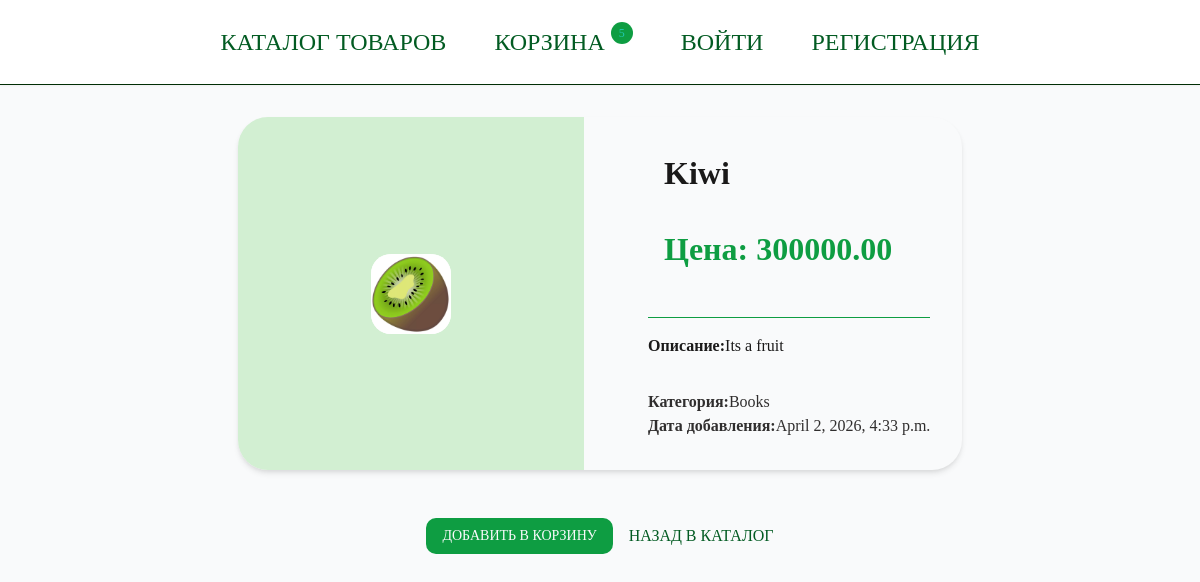
The app's page /journal/product/7/ with its own data.
### journal/models.py (models this page shows, shortened)
class Product(models.Model):
    name = models.CharField(max_length=200, verbose_name='Product Name')
    description = models.TextField(verbose_name="description", blank=True)
    image = models.ImageField(upload_to='products/', verbose_name='Image', blank=True, null=True)
    category = models.ForeignKey(Category, on_delete=models.CASCADE, related_name='products', verbose_name='Category')
    price = models.DecimalField(max_digits=10, decimal_places=2, verbose_name='Price')
    created_at = models.DateTimeField(auto_now_add=True, verbose_name='Date of creation')
    updated_at = models.DateTimeField(auto_now=True, verbose_name='Date of change')
    class Meta:
        verbose_name = 'Product'
        verbose_name_plural = 'Products'
        ordering = ['-created_at']                    # новые товары сверху
        indexes = [models.Index(fields=['name', 'category'])]

class Category(models.Model):
    name = models.CharField(max_length=100, verbose_name='Name', help_text='Type the name of category')
    description = models.TextField(verbose_name="Description", blank=True, null=True)
    class Meta:
        verbose_name = 'Category'
        verbose_name_plural = 'Categories'
        ordering = ['name']

### journal/views.py (the view)
# urls.py: path('product/<int:pk>/', views.product_detail, name='product_detail'),
def product_detail(request, pk):
    product = get_object_or_404(Product.objects.select_related('category'), id=pk)
    context = {
        'product': product,
    }
    return render(request, 'journal/product_detail.html', context)

### journal/context_processors.py (called while the page is built)
def cart_items_count(request):
    cart = get_or_create_cart(request)
    count = sum(item.quantity for item in cart.items.all())
    return {'cart_items_count': count}

### journal/views.py (called while the page is built)
def get_or_create_cart(request):
    if request.user.is_authenticated:
        cart, _ = Cart.objects.get_or_create(user=request.user)
        return cart
    else:
        session_key = request.session.session_key
        if not session_key:
            request.session.create()
            session_key = request.session.session_key
        cart, _ = Cart.objects.get_or_create(session_key=session_key)
        return cart

### templates/journal/product_detail.html (shortened to what this page needs)
{% extends 'base.html' %}
{% load  static  %}
{% block extra_css %}
    <link rel="stylesheet" href="{% static 'css/product_detail.css' %}">
{% endblock extra_css %}
{% block content %}
    <div class="product-detail">
    <div class="gallery">
            {% if product.image %}
                <img class="img"
                    src="{{ product.image.url }}"
                    alt="{{ product.name }}"
                >
            {% else %}
                <div class="img">Изображение отсутствует</div>
            {% endif %}
        </div>
        <div class="info">
            <h1>{{ product.name }}</h1>
            <div class="price"><strong>Цена: </strong>{{ product.price }}</div>
            <div class="descr"><strong>Описание:</strong>{{ product.description }}</div>
            <div class="meta">
                <div><strong>Категория:</strong>{{ product.category.name }}</div>
                <div><strong>Дата добавления:</strong>{{ product.created_at }}</div>
            </div>
        </div>
    </div>
        <div class="act">
            <a href="{% url 'add_to_cart' product.id %}" class='button'>
                Добавить в корзину
            </a>
            <a href="{% url 'product_list' %}" class="backlink">Назад в Каталог</a>
        </div>
{% endblock  %}

### journal/static/css/style.css (style rules this page uses)
:root { --color-primary: #0e9d42; --color-primary-dark: #025b22; --color-secondary: #f79729; --color-secondary-dark: #925004; --color-danger: rgb(245, 41, 41); --color-warning: #e2da35; --color-bg: #f9fafb; --color-text: #1a1919; --color-text-light: #302e2e; --color: #fff; --color-border: #012e05; --radius-sm: 10px; --radius-md: 20px; --radius-lg: 30px; --transition: all 0.3s ease; --shadow-sm: 0 1px 2px 0 rgba(0, 0, 0, 0.05); --shadow-md: 0 4px 6px -1px rgba(0, 0, 0, 0.1), 0 2px 4px -1px rgba(0, 0, 0, 0.06); --shadow-lg: 0 10px 15px -3px rgba(0, 0, 0, 0.1), 0 4px 6px -1px rgba(0, 0, 0, 0.06); }
* { margin: 0; padding: 0; box-sizing: border-box; }
body { background-color: var(--color-bg); color: var(--color-text); line-height: 1.5; display: flex; flex-direction: column; align-items: center; }
h1, h2, h3, h4, h5, h6 { font-weight: 600; line-height: 1.25; margin-bottom: 1rem; }
h1 { font-size: 2rem; }
a { text-decoration: none; color: var(--color-primary-dark); transition: var(--transition); }
.button, button, .btn { display: inline-block; background-color: var(--color-primary); color: #f9fafb; border: none; padding: 0.5rem 1rem; border-radius: var(--radius-sm); font-weight: 500; cursor: pointer; transition: var(--transition); font-size: 14px; line-height: 20px; text-align: center; }
.img { width: 80px; aspect-ratio: 1 / 1; transition: var(--transition); background: var(--color); display: flex; justify-content: center; align-items: center; }
.price { font-weight: 900; font-size: 24px; margin: 0.5rem 0; }
.product-detail { display: grid; grid-template-columns: 1fr 1fr; gap: 2rem; background: var(--color-bg); border-radius: var(--radius-lg); box-shadow: var(--shadow-md); overflow: hidden; margin: 2rem 0; }
.gallery { background: #d2efd2; padding: 2rem; display: flex; align-items: center; justify-content: center; min-height: 200px; }
.gallery img { max-width: 100%; max-height: 400px; object-fit: contain; border-radius: var(--radius-md); transition: var(--transition); }
.info { padding: 2rem; display: flex; flex-direction: column; gap: 1rem; }
.info h1 { font-size: 2rem; font-weight: 700; margin-bottom: 0; padding: 0.25rem 1rem; }
.info .price { font-size: 2rem; font-weight: 700; color: var(--color-primary); background: var(--color-bg); display: inline-block; padding: 0.25rem 1rem; }
.descr { line-height: 1.5rem; margin: 1rem 0; border-top: 1px solid var(--color-primary); padding-top: 1rem; }
.meta { font-size: 1rem; color: var(--color-text-light); margin-top: auto; }
.act { text-transform: uppercase; display: flex; gap: 1rem; margin-top: 1rem; justify-content: center; align-items: center; margin-bottom: 2rem; }
.backlink { transition: var(--transition); }

### records on screen
Product: image (picture), name "Kiwi", price "300000.00", description "Its a fruit", category.name "Books", created_at "April 2, 2026, 4:33 p.m."

### other values on screen
{{ cart_items_count }} "5"
